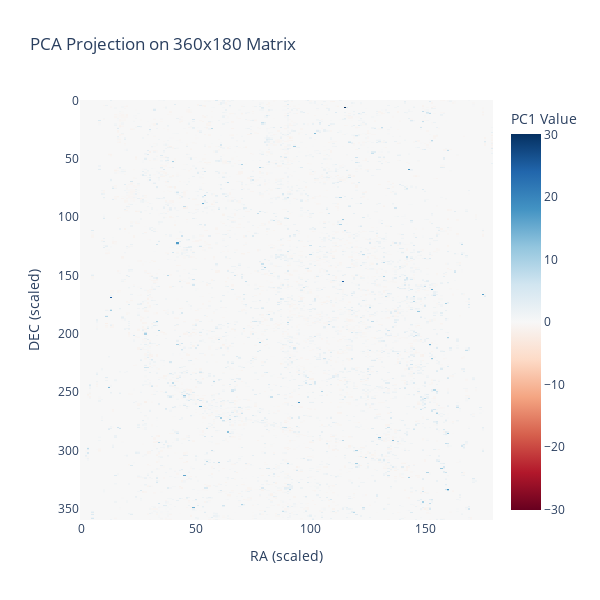
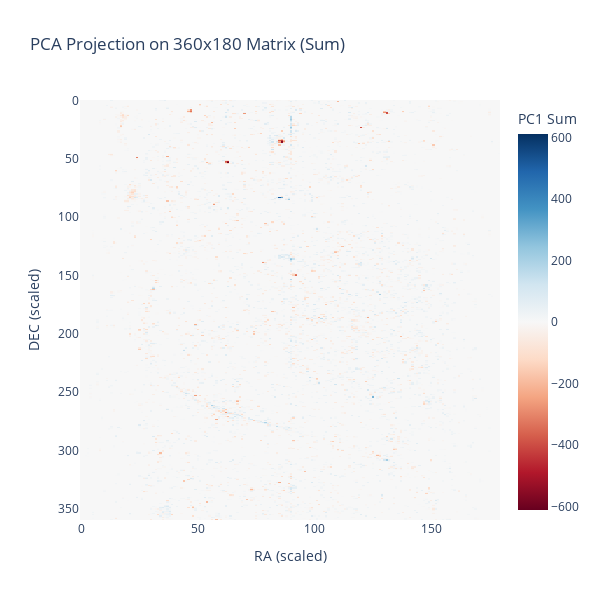
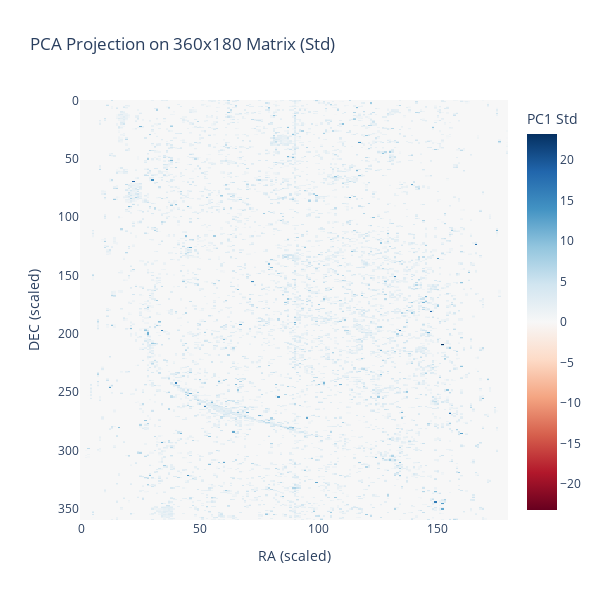

Notebook cell for these charts, in order:
### Code cell
# plot the 3 matrices with plotly express in a single figure
fig = px.imshow(matrix_sky_mean, aspect='auto', color_continuous_scale='RdBu', color_continuous_midpoint=0,
                labels={'color': 'PC1 Value'},
                title='PCA Projection on 360x180 Matrix',
                width=600, height=600)
fig.update_layout(xaxis_title='RA (scaled)', yaxis_title='DEC (scaled)')
fig.show()
# plot the sum matrix
fig = px.imshow(matrix_sky_sum, aspect='auto', color_continuous_scale='RdBu', color_continuous_midpoint=0,
                labels={'color': 'PC1 Sum'},
                title='PCA Projection on 360x180 Matrix (Sum)',
                width=600, height=600)
fig.update_layout(xaxis_title='RA (scaled)', yaxis_title='DEC (scaled)')
fig.show()
# plot the std matrix
fig = px.imshow(matrix_sky_std, aspect='auto', color_continuous_scale='RdBu', color_continuous_midpoint=0,
                labels={'color': 'PC1 Std'},
                title='PCA Projection on 360x180 Matrix (Std)',
                width=600, height=600)
fig.update_layout(xaxis_title='RA (scaled)', yaxis_title='DEC (scaled)')
fig.show()

### Figure 1 — Plotly figure (JSON) as saved in the notebook; plotly's stock layout.template omitted (floating-point values rounded to 4 significant figures; data arrays with more than 128 entries replaced by an {"elided": "..."} marker saying what was removed)
{"data": [{"coloraxis": "coloraxis", "hovertemplate": "x: %{x}<br>y: %{y}<br>PC1 Value: %{z}<extra></extra>", "name": "0", "type": "heatmap", "xaxis": "x", "yaxis": "y", "z": {"elided": "360x180 float values"}}], "layout": {"coloraxis": {"cmid": 0, "colorbar": {"title": {"text": "PC1 Value"}}, "colorscale": [[0, "rgb(103,0,31)"], [0.1, "rgb(178,24,43)"], [0.2, "rgb(214,96,77)"], [0.3, "rgb(244,165,130)"], [0.4, "rgb(253,219,199)"], [0.5, "rgb(247,247,247)"], [0.6, "rgb(209,229,240)"], [0.7, "rgb(146,197,222)"], [0.8, "rgb(67,147,195)"], [0.9, "rgb(33,102,172)"], [1, "rgb(5,48,97)"]]}, "height": 600, "title": {"text": "PCA Projection on 360x180 Matrix"}, "width": 600, "xaxis": {"anchor": "y", "domain": [0, 1], "title": {"text": "RA (scaled)"}}, "yaxis": {"anchor": "x", "autorange": "reversed", "domain": [0, 1], "title": {"text": "DEC (scaled)"}}}}

### Figure 2 — Plotly figure (JSON) as saved in the notebook; plotly's stock layout.template omitted (floating-point values rounded to 4 significant figures; data arrays with more than 128 entries replaced by an {"elided": "..."} marker saying what was removed)
{"data": [{"coloraxis": "coloraxis", "hovertemplate": "x: %{x}<br>y: %{y}<br>PC1 Sum: %{z}<extra></extra>", "name": "0", "type": "heatmap", "xaxis": "x", "yaxis": "y", "z": {"elided": "360x180 float values"}}], "layout": {"coloraxis": {"cmid": 0, "colorbar": {"title": {"text": "PC1 Sum"}}, "colorscale": [[0, "rgb(103,0,31)"], [0.1, "rgb(178,24,43)"], [0.2, "rgb(214,96,77)"], [0.3, "rgb(244,165,130)"], [0.4, "rgb(253,219,199)"], [0.5, "rgb(247,247,247)"], [0.6, "rgb(209,229,240)"], [0.7, "rgb(146,197,222)"], [0.8, "rgb(67,147,195)"], [0.9, "rgb(33,102,172)"], [1, "rgb(5,48,97)"]]}, "height": 600, "title": {"text": "PCA Projection on 360x180 Matrix (Sum)"}, "width": 600, "xaxis": {"anchor": "y", "domain": [0, 1], "title": {"text": "RA (scaled)"}}, "yaxis": {"anchor": "x", "autorange": "reversed", "domain": [0, 1], "title": {"text": "DEC (scaled)"}}}}

### Figure 3 — Plotly figure (JSON) as saved in the notebook; plotly's stock layout.template omitted (floating-point values rounded to 4 significant figures; data arrays with more than 128 entries replaced by an {"elided": "..."} marker saying what was removed)
{"data": [{"coloraxis": "coloraxis", "hovertemplate": "x: %{x}<br>y: %{y}<br>PC1 Std: %{z}<extra></extra>", "name": "0", "type": "heatmap", "xaxis": "x", "yaxis": "y", "z": {"elided": "360x180 float values"}}], "layout": {"coloraxis": {"cmid": 0, "colorbar": {"title": {"text": "PC1 Std"}}, "colorscale": [[0, "rgb(103,0,31)"], [0.1, "rgb(178,24,43)"], [0.2, "rgb(214,96,77)"], [0.3, "rgb(244,165,130)"], [0.4, "rgb(253,219,199)"], [0.5, "rgb(247,247,247)"], [0.6, "rgb(209,229,240)"], [0.7, "rgb(146,197,222)"], [0.8, "rgb(67,147,195)"], [0.9, "rgb(33,102,172)"], [1, "rgb(5,48,97)"]]}, "height": 600, "title": {"text": "PCA Projection on 360x180 Matrix (Std)"}, "width": 600, "xaxis": {"anchor": "y", "domain": [0, 1], "title": {"text": "RA (scaled)"}}, "yaxis": {"anchor": "x", "autorange": "reversed", "domain": [0, 1], "title": {"text": "DEC (scaled)"}}}}
